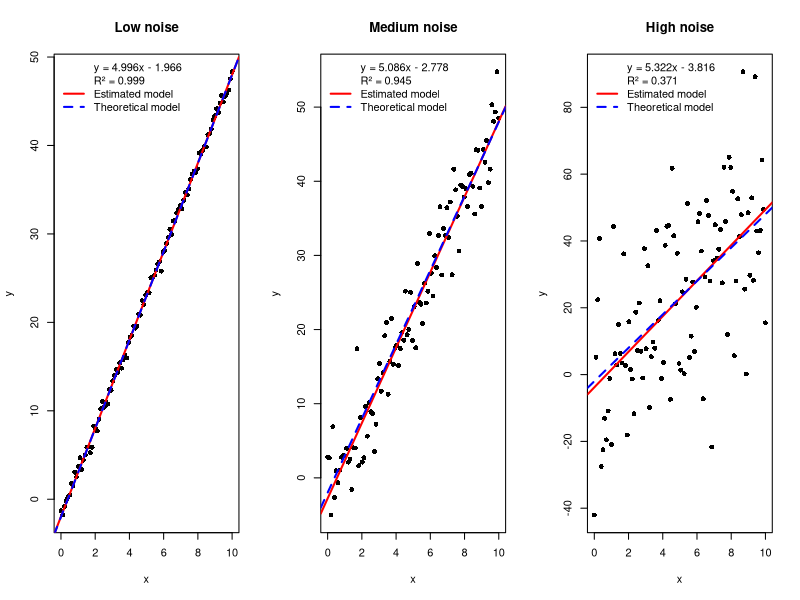
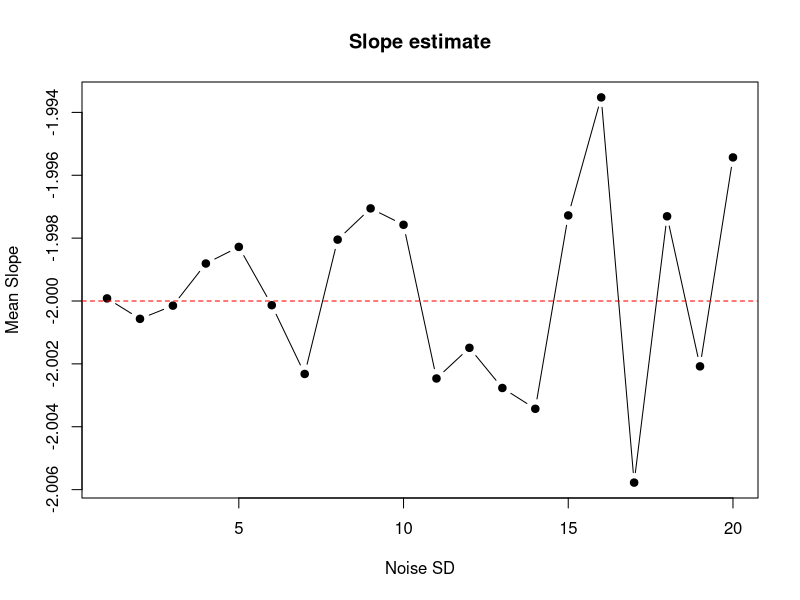
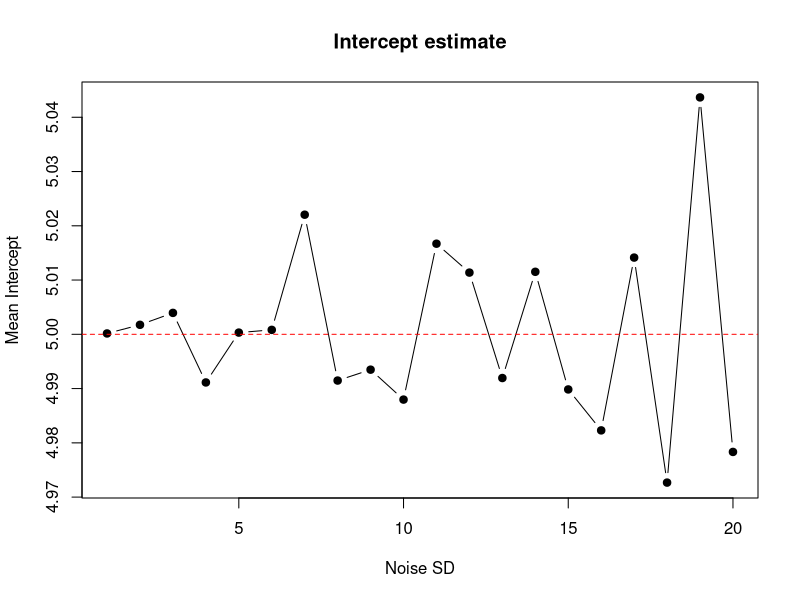
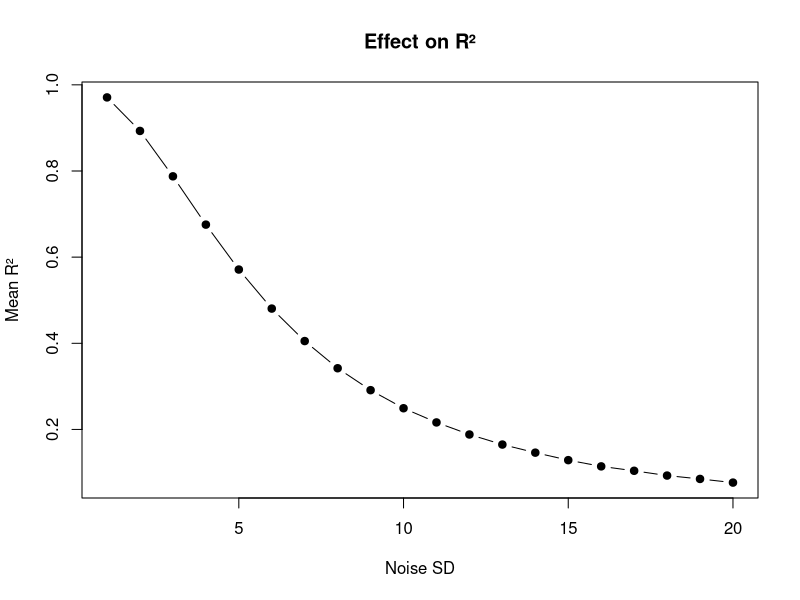
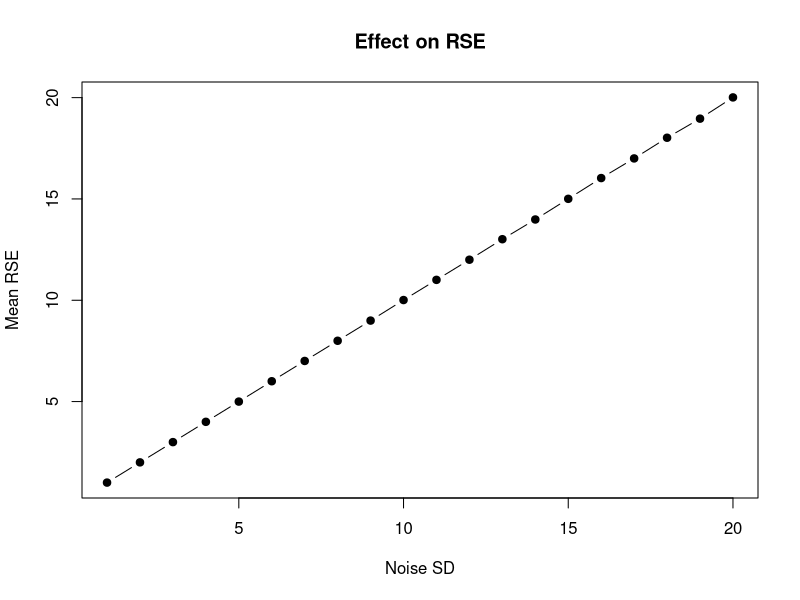

The R script that drew these images, in order:
## ---- chunk 1
set.seed(42) # to make results reproducible

# creating 3 dataset  x with
x <- seq(0, 10, length.out = 100)

# known slope and intercept 
true_slope <- 5
true_intercept <- -2

# 3 levels of random noise: low(0.5), medium(4), high(10)
y_low <- true_intercept + true_slope*x + rnorm(100, mean=0, sd=0.5)
y_medium <- true_intercept + true_slope*x + rnorm(100, mean=0, sd=4)
y_high <- true_intercept + true_slope*x + rnorm(100, mean=0, sd=20)

data_low <- data.frame(x, y=y_low)
data_medium <- data.frame(x, y=y_medium)
data_high <- data.frame(x, y=y_high)
## ---- chunk 2
#| message: true
#| warning: false
#| include: false
#setting up linear regression models for each dataset
model_low <- lm(y ~ x, data=data_low)
model_medium <- lm(y ~ x, data=data_medium)
model_high <- lm(y ~ x, data=data_high)
## ---- chunk 3
#| paged-print: true
# summarizing the results of each model
summary(model_low)
summary(model_medium)
summary(model_high)

## ---- chunk 4
#| label: Plot the model
#| echo: false

par(mfrow = c(1,3))  # Set up a 1x3 plotting area

# ==========================
# Low noise
# ==========================

plot(y ~ x,
     data = data_low,
     main = "Low noise",
     pch = 16)

# Regression line
abline(model_low,
       col = "red",
       lwd = 2)

# Theoretical model
abline(a = -2,
       b = 5,
       col = "blue",
       lwd = 2,
       lty = 2)

eq_low <- paste0(
  "y = ",
  round(coef(model_low)[2], 3),
  "x ",
  ifelse(coef(model_low)[1] >= 0, "+ ", "- "),
  abs(round(coef(model_low)[1], 3))
)

legend("topleft",
       legend = c(
         eq_low,
         paste("R² =", round(summary(model_low)$r.squared, 3)),
         "Estimated model",
         "Theoretical model"
       ),
       col = c(NA, NA, "red", "blue"),
       lty = c(NA, NA, 1, 2),
       lwd = c(NA, NA, 2, 2),
       bty = "n")

# ==========================
# Medium noise
# ==========================

plot(y ~ x,
     data = data_medium,
     main = "Medium noise",
     pch = 16)

abline(model_medium,
       col = "red",
       lwd = 2)

abline(a = -2,
       b = 5,
       col = "blue",
       lwd = 2,
       lty = 2)

eq_medium <- paste0(
  "y = ",
  round(coef(model_medium)[2], 3),
  "x ",
  ifelse(coef(model_medium)[1] >= 0, "+ ", "- "),
  abs(round(coef(model_medium)[1], 3))
)

legend("topleft",
       legend = c(
         eq_medium,
         paste("R² =", round(summary(model_medium)$r.squared, 3)),
         "Estimated model",
         "Theoretical model"
       ),
       col = c(NA, NA, "red", "blue"),
       lty = c(NA, NA, 1, 2),
       lwd = c(NA, NA, 2, 2),
       bty = "n")

# ==========================
# High noise
# ==========================

plot(y ~ x,
     data = data_high,
     main = "High noise",
     pch = 16)

abline(model_high,
       col = "red",
       lwd = 2)

abline(a = -2,
       b = 5,
       col = "blue",
       lwd = 2,
       lty = 2)

eq_high <- paste0(
  "y = ",
  round(coef(model_high)[2], 3),
  "x ",
  ifelse(coef(model_high)[1] >= 0, "+ ", "- "),
  abs(round(coef(model_high)[1], 3))
)

legend("topleft",
       legend = c(
         eq_high,
         paste("R² =", round(summary(model_high)$r.squared, 3)),
         "Estimated model",
         "Theoretical model"
       ),
       col = c(NA, NA, "red", "blue"),
       lty = c(NA, NA, 1, 2),
       lwd = c(NA, NA, 2, 2),
       bty = "n")

## ---- chunk 5
set.seed(42)

# Known slope and intercept
true_slope <- -2
true_intercept <- 5

# Number of observations
n <- 10000

# stocking  in a vector
x <- seq(0, 10, length.out = n)

# Niveaux de bruit testés
noise_levels <- seq(1, 20, by = 1)

# Nombre de répétitions
n_sim <- 100

# Dataframe to stock
results <- data.frame()

#loop through each noise level and perform linear regression
for (noise in noise_levels) {

  for (i in 1:n_sim) {

    # generating data with random noise
    y <- true_intercept +
         true_slope * x +
         rnorm(n, mean = 0, sd = noise)

    # Regression
    model <- lm(y ~ x)

    # statistics of the model
    intercept <- coef(model)[1]
    slope <- coef(model)[2]

    r2 <- summary(model)$r.squared
    rse <- summary(model)$sigma

    results <- rbind(
      results,
      data.frame(
        Noise = noise,
        Intercept = intercept,
        Slope = slope,
        R2 = r2,
        RSE = rse
      )
    )
  }
}

# Results summary
summary_results <- aggregate(
  cbind(Intercept, Slope, R2, RSE) ~ Noise,
  data = results,
  FUN = mean
)

print(summary_results)
## ---- chunk 6

par(mfrow = c(1,1))

plot(summary_results$Noise,
     summary_results$Slope,
     type = "b",
     pch = 19,
     xlab = "Noise SD",
     ylab = "Mean Slope",
     main = "Slope estimate")

abline(h = true_slope,
       col = "red",
       lty = 2)

plot(summary_results$Noise,
     summary_results$Intercept,
     type = "b",
     pch = 19,
     xlab = "Noise SD",
     ylab = "Mean Intercept",
     main = "Intercept estimate")

abline(h = true_intercept,
       col = "red",
       lty = 2)

plot(summary_results$Noise,
     summary_results$R2,
     type = "b",
     pch = 19,
     xlab = "Noise SD",
     ylab = "Mean R²",
     main = "Effect on R²")

plot(summary_results$Noise,
     summary_results$RSE,
     type = "b",
     pch = 19,
     xlab = "Noise SD",
     ylab = "Mean RSE",
     main = "Effect on RSE")
